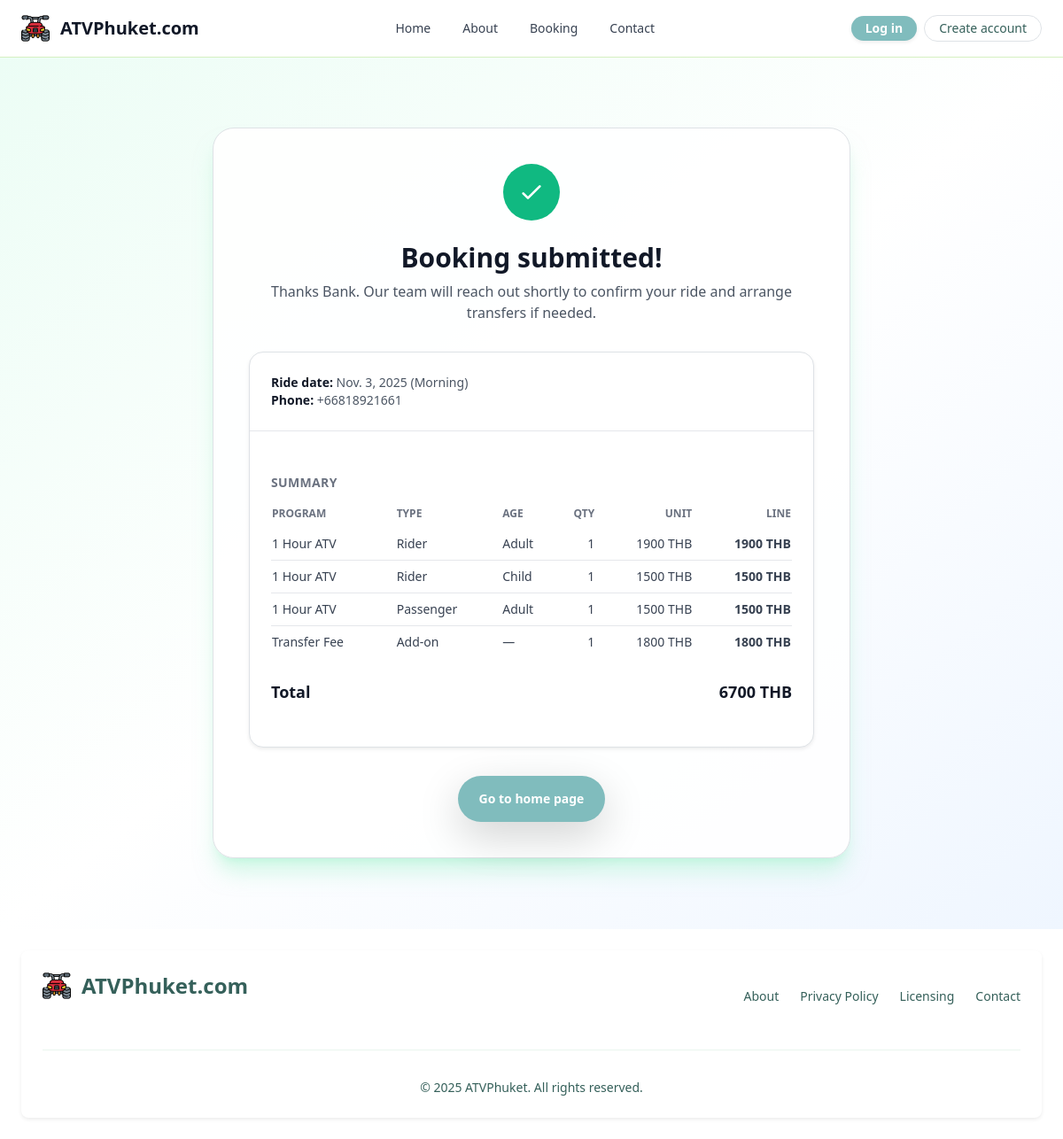
The page /booking/success/14/ on the database its author committed.
### myapp/models.py (models this page shows, shortened)
class Booking(models.Model):
    class RideSlot(models.TextChoices):
        MORNING = "morning", "Morning"
        NOON = "noon", "Noon"
        AFTERNOON = "afternoon", "Afternoon"
    full_name = models.CharField(max_length=150)
    email = models.EmailField()
    phone = models.CharField(max_length=20)
    ride_date = models.DateField()
    ride_time = models.CharField(max_length=10, choices=RideSlot.choices, blank=True)
    pickup_place = models.TextField(blank=True)
    notes = models.TextField(blank=True)
    created_at = models.DateTimeField(auto_now_add=True)
    total_amount = models.DecimalField(max_digits=10, decimal_places=2, default=Decimal("0.00"))
    class Meta:
        ordering = ["-created_at"]

class BookingItem(models.Model):
    booking = models.ForeignKey(Booking, on_delete=models.CASCADE, related_name="items")
    program = models.ForeignKey(Program, on_delete=models.PROTECT, related_name="booking_items")
    participant_type = models.CharField(max_length=20, choices=ProgramRate.Participant.choices)
    age_group = models.CharField(max_length=20, choices=ProgramRate.AgeGroup.choices)
    quantity = models.PositiveIntegerField(default=1)
    unit_price = models.DecimalField(max_digits=8, decimal_places=2)
    line_total = models.DecimalField(max_digits=10, decimal_places=2)
    class Meta:
        ordering = ["booking_id", "id"]

class Program(models.Model):
    code = models.CharField(max_length=10, unique=True)
    name = models.CharField(max_length=100)
    duration_minutes = models.PositiveIntegerField(default=60)
    description = models.TextField(blank=True)
    active = models.BooleanField(default=True)
    itinerary = models.TextField(blank=True)
    schedule_details = models.TextField(blank=True)
    pricing_notes = models.TextField(blank=True)
    tour_includes = models.TextField(blank=True)
    tour_excludes = models.TextField(blank=True)
    tour_notes = models.TextField(blank=True)
    class Meta:
        ordering = ["code"]

class BookingAddon(models.Model):
    booking = models.ForeignKey(Booking, on_delete=models.CASCADE, related_name="addons")
    addon = models.ForeignKey(Addon, on_delete=models.PROTECT, related_name="booking_addons")
    quantity = models.PositiveIntegerField(default=1)
    unit_price = models.DecimalField(max_digits=8, decimal_places=2)
    line_total = models.DecimalField(max_digits=10, decimal_places=2)
    class Meta:
        ordering = ["booking_id", "id"]

class Addon(models.Model):
    code = models.CharField(max_length=20, unique=True)
    name = models.CharField(max_length=150)
    price = models.DecimalField(max_digits=8, decimal_places=2)
    active = models.BooleanField(default=True)
    class Meta:
        ordering = ["code"]

### myapp/views.py (the view)
# urls.py: path('booking/success/<int:booking_id>/', views.booking_success, name='booking-success'),
def booking_success(request: HttpRequest, booking_id: int) -> HttpResponse:
    booking = get_object_or_404(
        Booking.objects.prefetch_related("items__program", "addons__addon"), pk=booking_id
    )
    return render(request, "myapp/booking_success.html", {"booking": booking})

### myapp/template/myapp/booking_success.html (shortened to what this page needs)
{% extends 'myapp/base.html' %}
{% block content %}
<script src="https://cdn.tailwindcss.com"></script>
<section class="bg-gradient-to-br from-emerald-50 via-white to-blue-50 dark:from-gray-900 dark:via-gray-900 dark:to-slate-900 py-20">
  <div class="max-w-3xl mx-auto px-4 text-center">
    <div class="rounded-3xl border border-emerald-200 bg-white/90 shadow-xl shadow-emerald-200/50 p-10 dark:border-emerald-500/20 dark:bg-gray-900/80 dark:shadow-emerald-900/30">
      <div class="mx-auto mb-6 flex h-16 w-16 items-center justify-center rounded-full bg-emerald-500 text-white">
        <svg class="h-8 w-8" fill="none" stroke="currentColor" stroke-width="2" viewBox="0 0 24 24">
          <path stroke-linecap="round" stroke-linejoin="round" d="M5 13l4 4L19 7" />
        </svg>
      </div>
      <h1 class="text-3xl font-bold text-gray-900 dark:text-white">Booking submitted!</h1>
      <p class="mt-2 text-gray-600 dark:text-gray-300">Thanks {{ booking.full_name }}. Our team will reach out shortly to confirm your ride and arrange transfers if needed.</p>
      <div class="mt-8 overflow-hidden rounded-2xl border border-gray-200 bg-white text-left shadow-sm dark:border-gray-700 dark:bg-gray-900">
        <div class="border-b border-gray-200 px-6 py-4 text-sm text-gray-600 dark:border-gray-800 dark:text-gray-300">
          <p><span class="font-semibold text-gray-900 dark:text-white">Ride date:</span> {{ booking.ride_date }}{% if booking.ride_time %} ({{ booking.get_ride_time_display }}){% endif %}</p>
          <p><span class="font-semibold text-gray-900 dark:text-white">Phone:</span> {{ booking.phone }}</p>
        </div>
        <div class="px-6 py-5">
          <h2 class="text-sm font-semibold uppercase tracking-wide text-gray-500 dark:text-gray-400">Summary</h2>
          <table class="mt-3 w-full text-sm text-gray-700 dark:text-gray-200">
            <thead class="text-xs uppercase text-gray-500 dark:text-gray-400">
              <tr>
                <th class="pb-2 text-left">Program</th>
                <th class="pb-2 text-left">Type</th>
                <th class="pb-2 text-left">Age</th>
                <th class="pb-2 text-right">Qty</th>
                <th class="pb-2 text-right">Unit</th>
                <th class="pb-2 text-right">Line</th>
              </tr>
            </thead>
            <tbody class="divide-y divide-gray-200 dark:divide-gray-800">
              {% for item in booking.items.all %}
              <tr>
                <td class="py-2">{{ item.program.name }}</td>
                <td class="py-2">{{ item.get_participant_type_display }}</td>
                <td class="py-2">{{ item.get_age_group_display }}</td>
                <td class="py-2 text-right">{{ item.quantity }}</td>
                <td class="py-2 text-right">{{ item.unit_price|floatformat:0 }} THB</td>
                <td class="py-2 text-right font-semibold">{{ item.line_total|floatformat:0 }} THB</td>
              </tr>
              {% empty %}
              <tr><td colspan="6" class="py-4 text-center text-gray-500 dark:text-gray-400">No items.</td></tr>
              {% endfor %}
              {% for addon in booking.addons.all %}
              <tr>
                <td class="py-2">{{ addon.addon.name }}</td>
                <td class="py-2">Add-on</td>
                <td class="py-2">—</td>
                <td class="py-2 text-right">{{ addon.quantity }}</td>
                <td class="py-2 text-right">{{ addon.unit_price|floatformat:0 }} THB</td>
                <td class="py-2 text-right font-semibold">{{ addon.line_total|floatformat:0 }} THB</td>
              </tr>
              {% endfor %}
            </tbody>
          </table>
          <div class="mt-4 flex items-center justify-between text-lg font-semibold text-gray-900 dark:text-white">
            <span>Total</span>
            <span>{{ booking.total_amount|floatformat:0 }} THB</span>
          </div>
        </div>
      </div>
      <div class="mt-8 flex flex-wrap items-center justify-center gap-3">
        <a href="{% url 'home' %}" class="inline-flex items-center rounded-full bg-[#80BCBD] px-6 py-3 text-sm font-semibold text-white shadow-lg shadow-[#80BCBD]/40 transition hover:bg-[#6AA4A5]">Go to home page</a>
      </div>
    </div>
  </div>
</section>
{% endblock content %}

### rows shown on the page
Booking: full_name "Bank", ride_date "Nov. 3, 2025", ride_time "Morning", phone "+66818921661", total_amount "6700"
BookingItem: program.name "1 Hour ATV", participant_type "Rider", age_group "Adult", quantity "1", unit_price "1900", line_total "1900"
BookingItem: program.name "1 Hour ATV", participant_type "Rider", age_group "Child", quantity "1", unit_price "1500", line_total "1500"
BookingItem: program.name "1 Hour ATV", participant_type "Passenger", age_group "Adult", quantity "1", unit_price "1500", line_total "1500"
BookingAddon: addon.name "Transfer Fee", quantity "1", unit_price "1800", line_total "1800"
